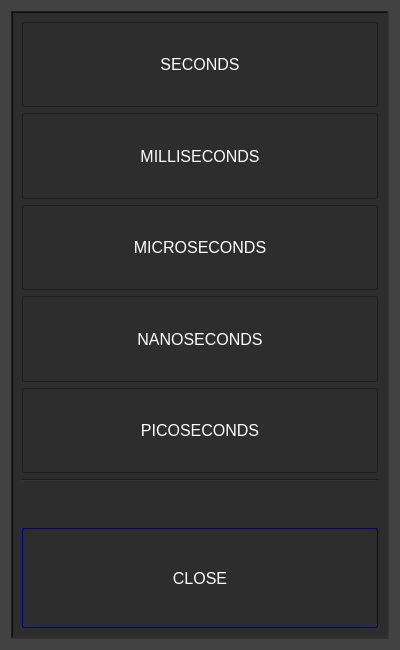
<?xml version="1.0" encoding="UTF-8"?>
<ui version="4.0">
 <class>unitDialog</class>
 <widget class="QDialog" name="unitDialog">
  <property name="geometry">
   <rect>
    <x>0</x>
    <y>0</y>
    <width>400</width>
    <height>650</height>
   </rect>
  </property>
  <property name="sizePolicy">
   <sizepolicy hsizetype="Fixed" vsizetype="Fixed">
    <horstretch>0</horstretch>
    <verstretch>0</verstretch>
   </sizepolicy>
  </property>
  <property name="minimumSize">
   <size>
    <width>400</width>
    <height>650</height>
   </size>
  </property>
  <property name="maximumSize">
   <size>
    <width>400</width>
    <height>650</height>
   </size>
  </property>
  <property name="windowTitle">
   <string>Dialog</string>
  </property>
  <property name="styleSheet">
   <string notr="true">QDialog { 

	background-color: rgb(66, 66, 66);
}

QFrame {
	background-color: rgb(45, 45, 45);
}

QPushButton {
	
    border: 1px solid #1f1f1f;
    border-radius: 2px;
    background-color: qlineargradient(x1: 0, y1: 0, x2: 0, y2: 1,
                                      stop: 0 #464646, stop: 1 #2f2f2f);
	color: white;
    min-width: 90px;
	font-size: 16px;
}

QPushButton:pressed {
    background-color: qlineargradient(x1: 0, y1: 0, x2: 0, y2: 1,
                                      stop: 0 #2f2f2f, stop: 1 #464646);
}

QPushButton:flat {
    border: none; /* no border for a flat push button */
}

QPushButton:default {
    border-color: navy; /* make the default button prominent */
}




</string>
  </property>
  <layout class="QHBoxLayout" name="horizontalLayout_2">
   <item>
    <widget class="QFrame" name="frame">
     <property name="frameShape">
      <enum>QFrame::WinPanel</enum>
     </property>
     <property name="frameShadow">
      <enum>QFrame::Sunken</enum>
     </property>
     <layout class="QVBoxLayout" name="verticalLayout">
      <item>
       <layout class="QGridLayout" name="gridLayout">
        <item row="1" column="0">
         <widget class="QPushButton" name="millisecondsButton">
          <property name="maximumSize">
           <size>
            <width>16777215</width>
            <height>100</height>
           </size>
          </property>
          <property name="font">
           <font>
            <pointsize>-1</pointsize>
           </font>
          </property>
          <property name="text">
           <string>MILLISECONDS</string>
          </property>
          <property name="autoDefault">
           <bool>false</bool>
          </property>
          <property name="default">
           <bool>false</bool>
          </property>
         </widget>
        </item>
        <item row="0" column="0">
         <widget class="QPushButton" name="secondsButton">
          <property name="maximumSize">
           <size>
            <width>16777215</width>
            <height>100</height>
           </size>
          </property>
          <property name="font">
           <font>
            <pointsize>-1</pointsize>
           </font>
          </property>
          <property name="text">
           <string>SECONDS</string>
          </property>
          <property name="autoDefault">
           <bool>false</bool>
          </property>
          <property name="default">
           <bool>false</bool>
          </property>
         </widget>
        </item>
        <item row="2" column="0">
         <widget class="QPushButton" name="microsecondsButton">
          <property name="maximumSize">
           <size>
            <width>16777215</width>
            <height>100</height>
           </size>
          </property>
          <property name="font">
           <font>
            <pointsize>-1</pointsize>
           </font>
          </property>
          <property name="text">
           <string>MICROSECONDS</string>
          </property>
          <property name="autoDefault">
           <bool>false</bool>
          </property>
         </widget>
        </item>
        <item row="3" column="0">
         <widget class="QPushButton" name="nanosecondsButton">
          <property name="maximumSize">
           <size>
            <width>16777215</width>
            <height>100</height>
           </size>
          </property>
          <property name="font">
           <font>
            <pointsize>-1</pointsize>
           </font>
          </property>
          <property name="text">
           <string>NANOSECONDS</string>
          </property>
          <property name="autoDefault">
           <bool>false</bool>
          </property>
         </widget>
        </item>
        <item row="4" column="0">
         <widget class="QPushButton" name="picosecondsButton">
          <property name="maximumSize">
           <size>
            <width>16777215</width>
            <height>100</height>
           </size>
          </property>
          <property name="font">
           <font>
            <pointsize>-1</pointsize>
           </font>
          </property>
          <property name="text">
           <string>PICOSECONDS</string>
          </property>
          <property name="autoDefault">
           <bool>false</bool>
          </property>
         </widget>
        </item>
       </layout>
      </item>
      <item>
       <widget class="Line" name="line">
        <property name="orientation">
         <enum>Qt::Horizontal</enum>
        </property>
       </widget>
      </item>
      <item>
       <spacer name="verticalSpacer">
        <property name="orientation">
         <enum>Qt::Vertical</enum>
        </property>
        <property name="sizeType">
         <enum>QSizePolicy::Fixed</enum>
        </property>
        <property name="sizeHint" stdset="0">
         <size>
          <width>20</width>
          <height>40</height>
         </size>
        </property>
       </spacer>
      </item>
      <item>
       <widget class="QPushButton" name="closeButton">
        <property name="maximumSize">
         <size>
          <width>16777215</width>
          <height>100</height>
         </size>
        </property>
        <property name="font">
         <font>
          <pointsize>-1</pointsize>
         </font>
        </property>
        <property name="text">
         <string>CLOSE</string>
        </property>
        <property name="autoDefault">
         <bool>true</bool>
        </property>
       </widget>
      </item>
     </layout>
    </widget>
   </item>
  </layout>
 </widget>
 <resources/>
 <connections/>
</ui>
